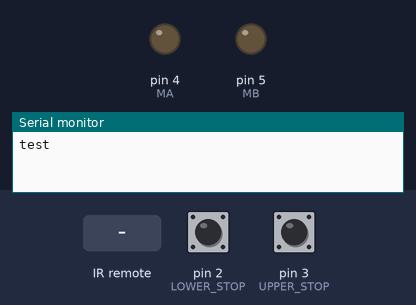
Recording of a sketch running on a simulated Arduino Uno, built with avr-gcc and run on an emulated ATmega328P. On the bench: output pins drawn as LEDs (lit = HIGH), the last lines printed to the serial monitor. Inputs (shaded band) come from the test bench; at power-on: pin 2 (LOWER_STOP) LOW, pin 3 (UPPER_STOP) LOW.

Above: at 1.2 s.
1.3 s: infrared code 0xFFE21D received
At 1.7 s:
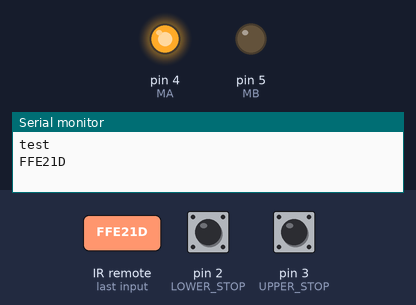
3.3 s: pin 2 (LOWER_STOP) pulled HIGH for 0.15 s
5.0 s: pin 3 (UPPER_STOP) pulled HIGH for 0.15 s
6.7 s: infrared code 0xFFA25D received
8.2 s: infrared code 0xFF629D received
Timing chart, 0 to 10.7 s (numbered marks = the images above; inputs shaded):
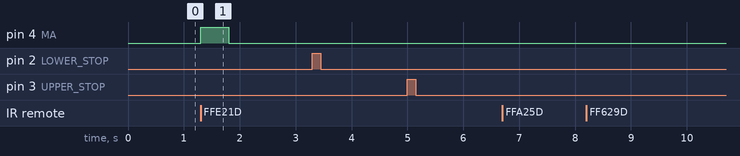

Measured:
- after the input at 1.3 s, pin 4 (MA): LOW → HIGH at once, → LOW 0.50 s later

The sketch:

roleta.ino
```cpp
#include <IRremote.h>

int RECV_PIN = PD6;
#define MA PD4
#define MB PD5
#define UPPER_STOP 3
#define LOWER_STOP 2

IRrecv irrecv(RECV_PIN);

decode_results results;
long running = 0;
volatile byte up;
volatile byte down;
bool upc = false;
bool downc = false;

void go_up() {
    digitalWrite(MA, HIGH);
    digitalWrite(MB , LOW);
    running = millis();
}

void go_down() {
    digitalWrite(MA , LOW);
    digitalWrite(MB, HIGH);
    running = millis();
}

void dont_go() {
    digitalWrite(MA, LOW);
    digitalWrite(MB , LOW);
    running = 0;
}

bool run_for(long t) {
    if (running && millis() - running >= t) {
      return true;
    }

    return false;
}

void up_stop() {
  up = digitalRead(UPPER_STOP);
  upc = true;
}

void down_stop() {
  down = digitalRead(LOWER_STOP);
  downc = true;
}

void setup()
{
  Serial.begin(9600);
  irrecv.enableIRIn(); // Start the receiver
  pinMode(MA, OUTPUT);
  pinMode(MB , OUTPUT);
  Serial.println("test");
  digitalWrite(MA, LOW);
  digitalWrite(MB , LOW);
  down = digitalRead(LOWER_STOP);
  up = digitalRead(UPPER_STOP);

  attachInterrupt(digitalPinToInterrupt(UPPER_STOP), up_stop, CHANGE);
  attachInterrupt(digitalPinToInterrupt(LOWER_STOP), down_stop, CHANGE);
}

void loop() {

  if (upc) {
     Serial.print("upc: ");
      Serial.println(digitalRead(UPPER_STOP));
      upc = false;
  }
if (downc) {
     Serial.print("downc: ");
      Serial.println(digitalRead(LOWER_STOP));
      downc = false;
  }
if (run_for(500) && up == HIGH) {
  Serial.println("STOP1");
  dont_go();
}

if (run_for(500) && down == LOW) {
  Serial.println("STOP2");
  dont_go();
}

  if (irrecv.decode(&results)) {

  if (results.value == 0xFFA25D && down == HIGH) {
    go_down();
  } else if (results.value == 0xFF629D) {
    dont_go();
  } else if (results.value == 0xFFE21D && up == LOW) {
    go_up();
  }

  Serial.println(results.value, HEX);
  irrecv.resume(); // Receive the next value

}


  delay(100);
}
```
